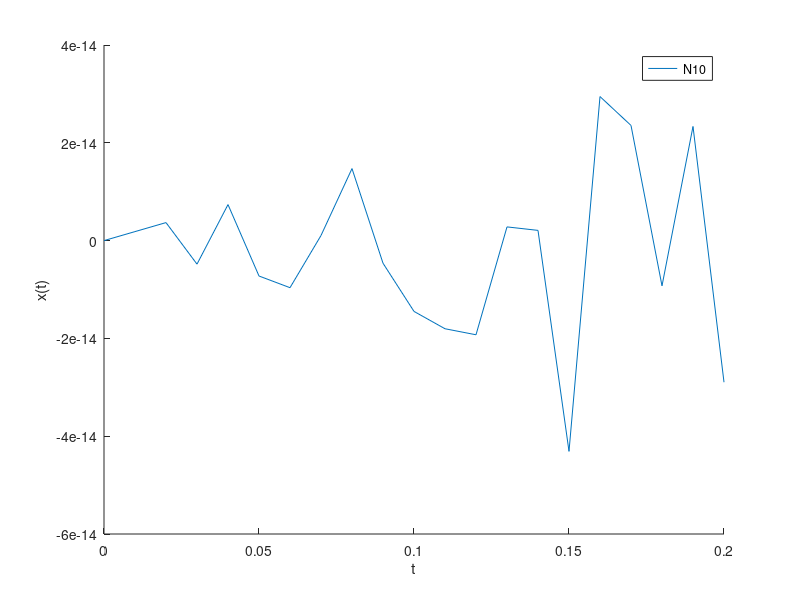
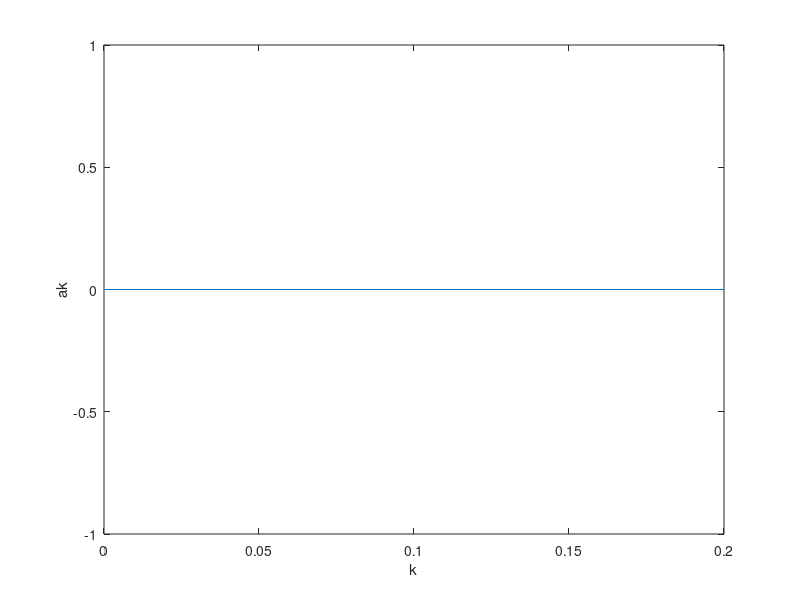

These charts were generated, in order, by the following MATLAB code:
clear
close all
clc

function ret = fourier_series (a, b, f0, t)
  omega = 2 * pi * f0;
  prefix = a(1)/2;

  # iterate over time vector
  for i = 1:length(t)
    f_sum = 0;

    # iterate over coefficient vector
    for k = 1:length(a)
      f_sum = f_sum + (a(k) * cos(omega*k*t(i)) + b(k) * sin(omega*k*t(i)));
    endfor

    ret(i) = f_sum + prefix;
  endfor
end

# function that calculates b vector for "Sägezahnsignal"
function ret = coeff (len)
  for k = 1:len
    ret(k) = (-1)^(k-1)/k;
  endfor
end

# calculate input parameters
f0 = 10;
t = [0 : 0.01 : 2/f0];
a = zeros(length(t),1); # vector a consists of zeros
b = coeff(length(t));

n10 = fourier_series(a, b, 10 * f0, t);

#n100 = fourier_series(a, b, 100 * f0, t);

#n10000 = fourier_series(a, b, 10000 * f0, t);

# plot fourier series
figure (1);
hold on
plot(t, n10);
hold on
#plot(t, n100)
hold on
#plot(t, n10000, 'g')

xlabel('t');
ylabel('x(t)');
legend('N10', 'N100', 'N10000')
hold off

# calculate and plot fourier coefficients
n = fourier_series(a, b, f0, t);

function a = fourier_coeff_a(n, f0, t)
  t0 = 1/f0;
  prefix = 2/t0;
  for k = 1:length(t)
    a(k) = quad((n(k) * cos(2*pi*k*f0*t(k))), -t0/2, t0/2);
  endfor
end

n10_a = fourier_coeff_a(n, f0, t);

figure (2);
plot(t, n10_a);
xlabel('k');
ylabel('ak');
